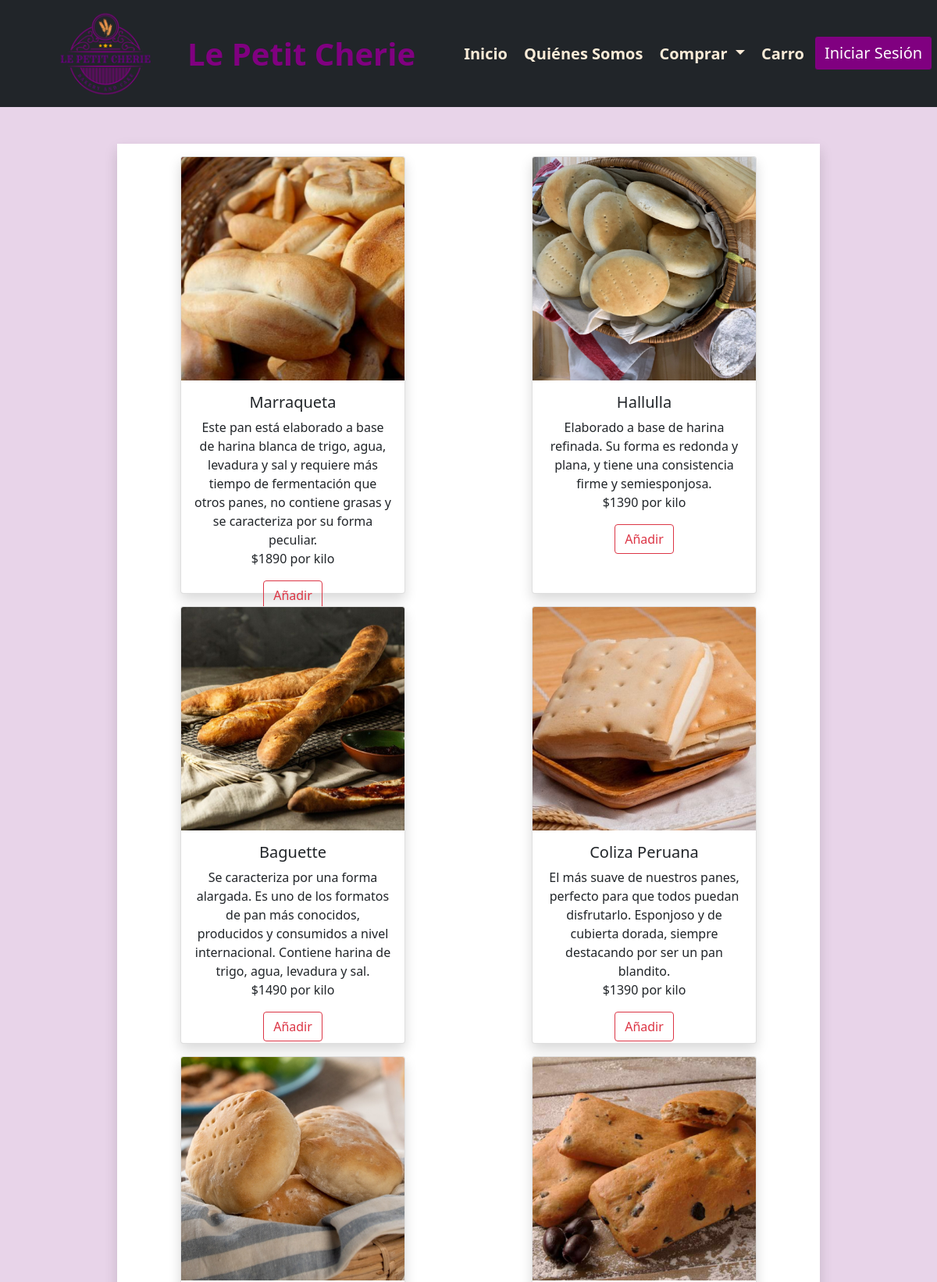
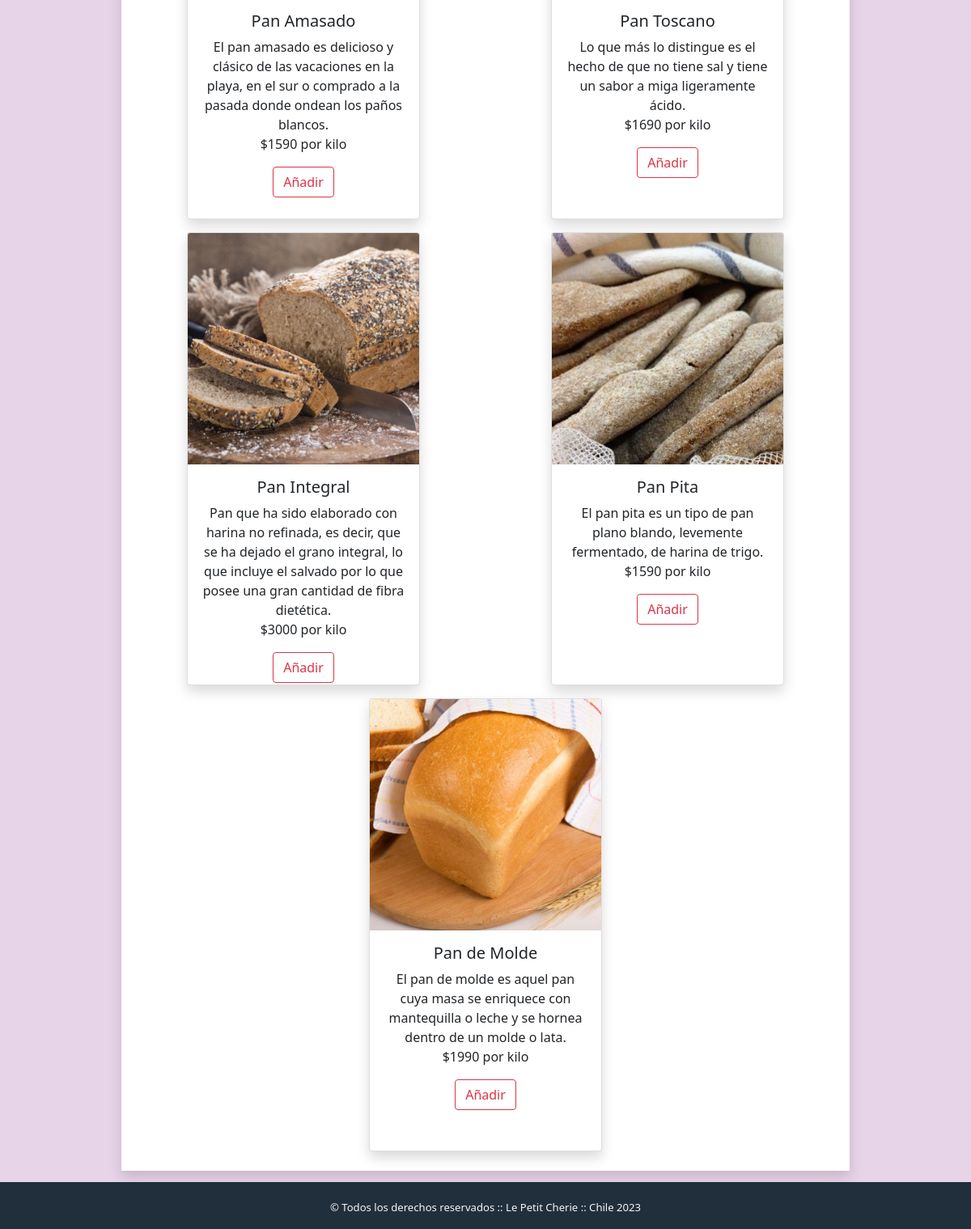
Page /tienda/panaderia on the committed database (2 pictures, top to bottom).
### tienda/models.py (models this page shows, shortened)
class Producto(models.Model):
    id_producto      = models.AutoField(primary_key=True)
    nombre_producto  = models.CharField(max_length=30)
    descripcion_prod = models.CharField(max_length=1000)
    valor_prod       = models.IntegerField(blank=False, null=False)
    imagen_prod      = models.ImageField(upload_to='img/', blank=False, null=False)
    id_tipo_producto = models.ForeignKey('tipoProducto', on_delete=models.CASCADE, db_column='idTipoProducto')

### tienda/views.py (the view)
# urls.py: path('tienda/panaderia',panaderia,name='panaderia'),
def panaderia(request):
    productos=Producto.objects.all()
    context={'productos':productos}
    return render(request, 'html/Panaderia.html', context)

### carro/context_processor.py (called while the page is built)
def valor_total_carro(request):
    total = 0
    carro = request.session.get("carro", {})
    for key, value in carro.items():
        precio = int(value.get("precio", 0))
        total += precio
    return {"valor_total_carro": total}

### tienda/templates/html/Panaderia.html (shortened to what this page needs)
{% load static %}
<!DOCTYPE html>
<html lang="en">
<head>
  <link rel="stylesheet" href="{% static 'css/styles.css' %}">
  <link href="https://cdn.jsdelivr.net/npm/bootstrap@5.0.2/dist/css/bootstrap.min.css" rel="stylesheet"
>
</head>
<body class="body-background2">
  <header class="header-visible">
    <nav class="navbar navbar-expand-lg navbar-dark fixed-top bg-dark">
      <div class="container col-12">
        <div class="container col-xs-12 col-sm-2 col-md-3 col-lg-2 col-xl-2 col-xxl-2 text-center">
          <img src="{%static 'img/Le petit emma.png' %}" alt="logo petit cherie" width="120" height="120"
            class="d-inline-block align-text-top">
        </div>
        <div class="container col-xs-12-text-center col-sm-10-text-center col-md-9-text-center col-lg-3-blockquote col-xl-3-blockquote col-xxl-3-blockquote text-center">
          <a class="navbar-brand fw-bold" href="{% url 'index' %}">Le Petit Cherie</a>
        </div>
        <div class="container col-xs-12 col-sm-12 col-md-12 col-lg-6 col-xl-7 col-xxl-7 text-center">
          <div class="collapse navbar-collapse" id="navbarSupportedContent">
            <ul class="navbar-nav ms-auto mb-2 mb-lg-0 fw-bold">
              <li class="nav-item">
                <a class="nav-link" href="{% url 'index' %}"> Inicio </a>
              </li>
              <li class="nav-item">
                <a class="nav-link" href="{% url 'quienesSomos' %}"> Quiénes Somos </a>
              </li>
              <li class="nav-item dropdown">
                <a class="nav-link dropdown-toggle" href="{% url 'tienda' %}" id="navbarDropdown" role="button"
                  data-bs-toggle="dropdown" aria-expanded="false">
                  Comprar
                </a>
              </li>
              <li class="nav-item">
                <a class="nav-link" href="{% url 'carrito' %}">Carro</a>
              </li>
              {% if request.user.is_authenticated %}
              <li class="nav-item">
                <span class="nav-link text-white mx-2">{{ user.username|upper }}</span>
              </li>
              <li class="nav-item">
                <a href="{% url 'exit' %}" class="btn btn-dark" tabindex="-1" role="button" aria-disabled="true">Cerrar Sesión</a>
              </li>
              {% else %}
              <li class="nav-item">
                <a href="{% url 'login' %}" class="btn btn-dark" tabindex="-1" role="button" aria-disabled="true">Iniciar Sesión</a>
              </li>
              {% endif %}
            </ul>
          </div>
        </div>
      </div>
    </nav>
  </header>
  <section>
    <div class="container-xl w-75 mt-5 shadow" style="background-color: white;">
      <center>
        <div class="row">
          {% for n in productos %}
            {% if n.id_tipo_producto.tipoProducto == "Panadería" %}
          <div class="col mt-3">
            <div class="card shadow" style="width: 18rem; height: 35rem;">
              <img src="{% static n.imagen_prod %}" class="card-img-top" alt="{{ n.nombre_producto }}">
              <div class="card-body">
                <h5 class="card-title">{{ n.nombre_producto }}</h5>
                <p class="card-text">{{ n.descripcion_prod }}<br>
                  ${{ n.valor_prod }} por kilo</p>
                <a type="button" class="btn btn-outline-danger" href="{% url 'carro:agregarCarrito' producto_id=n.id_producto %}" >Añadir</a>
              </div>
            </div>
          </div>
          {% endif %}
          {% endfor %}
        </div><br>
      </center>
    </div>
  </section>
  <br><br><br>
  <footer class="fixed-bottom" style="display:grid; width:100%; align-self:baseline;">
    <div class="container">
      <br>
      <p class="small">&copy; Todos los derechos reservados :: Le Petit Cherie :: Chile 2023
      </p>
    </div>
  </footer>
</body>
</html>

### tienda/static/css/styles.css (style rules this page uses)
.navbar-dark .navbar-nav .nav-link { color:antiquewhite !important; font-size:20px; }
body { background-color: rgb(232, 212, 233); }
.body-background2 { background-color:rgb(232, 212, 233); }
footer { padding: 0% !important; margin: 0% !important; text-align: center; background-color:#212F3D; color: whitesmoke; font-size: 15px; }
.navbar-dark .navbar-brand { color: purple !important; font-size: 40px; }
.nav-item { padding-right: 5px; }
.header-visible { height: 10%; min-height: 136px; --background-image: url(../img/carrusel1.jpg); }
.btn-dark { font-size: 20px !important; color: white !important; background-color: purple !important; }

### rows in the picture
Producto: imagen_prod (picture), nombre_producto "Marraqueta", descripcion_prod "Este pan está elaborado a base de harina blanca de trigo, agua, levadura y sal y requiere más tiempo de fermentación que otros panes, no contiene grasas y se caracteriza por su forma peculiar.", valor_prod "1890"
Producto: imagen_prod (picture), nombre_producto "Hallulla", descripcion_prod "Elaborado a base de harina refinada. Su forma es redonda y plana, y tiene una consistencia firme y semiesponjosa.", valor_prod "1390"
Producto: imagen_prod (picture), nombre_producto "Baguette", descripcion_prod "Se caracteriza por una forma alargada. Es uno de los formatos de pan más conocidos, producidos y consumidos a nivel internacional. Contiene harina de trigo, agua, levadura y sal.", valor_prod "1490"
Producto: imagen_prod (picture), nombre_producto "Coliza Peruana", descripcion_prod "El más suave de nuestros panes, perfecto para que todos puedan disfrutarlo. Esponjoso y de cubierta dorada, siempre destacando por ser un pan blandito.", valor_prod "1390"
Producto: imagen_prod (picture), nombre_producto "Pan Amasado", descripcion_prod "El pan amasado es delicioso y clásico de las vacaciones en la playa, en el sur o comprado a la pasada donde ondean los paños blancos.", valor_prod "1590"
Producto: imagen_prod (picture), nombre_producto "Pan Toscano", descripcion_prod "Lo que más lo distingue es el hecho de que no tiene sal y tiene un sabor a miga ligeramente ácido.", valor_prod "1690"
Producto: imagen_prod (picture), nombre_producto "Pan Integral", descripcion_prod "Pan que ha sido elaborado con harina no refinada, es decir, que se ha dejado el grano integral, lo que incluye el salvado por lo que posee una gran cantidad de fibra dietética.", valor_prod "3000"
Producto: imagen_prod (picture), nombre_producto "Pan Pita", descripcion_prod "El pan pita es un tipo de pan plano blando, levemente fermentado, de harina de trigo.", valor_prod "1590"
Producto: imagen_prod (picture), nombre_producto "Pan de Molde", descripcion_prod "El pan de molde es aquel pan cuya masa se enriquece con mantequilla o leche y se hornea dentro de un molde o lata.", valor_prod "1990"
